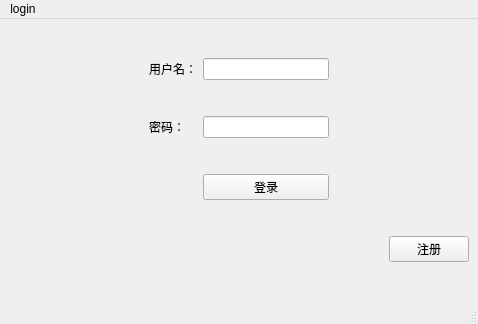
<?xml version="1.0" encoding="UTF-8"?>
<ui version="4.0">
 <class>login</class>
 <widget class="QMainWindow" name="login">
  <property name="geometry">
   <rect>
    <x>0</x>
    <y>0</y>
    <width>478</width>
    <height>324</height>
   </rect>
  </property>
  <property name="windowTitle">
   <string>MainWindow</string>
  </property>
  <widget class="QWidget" name="centralwidget">
   <layout class="QGridLayout" name="gridLayout">
    <item row="0" column="0">
     <spacer name="horizontalSpacer">
      <property name="orientation">
       <enum>Qt::Horizontal</enum>
      </property>
      <property name="sizeHint" stdset="0">
       <size>
        <width>136</width>
        <height>20</height>
       </size>
      </property>
     </spacer>
    </item>
    <item row="0" column="1">
     <widget class="QLabel" name="label">
      <property name="text">
       <string>用户名：</string>
      </property>
     </widget>
    </item>
    <item row="0" column="2">
     <widget class="QLineEdit" name="user_name"/>
    </item>
    <item row="0" column="3" colspan="2">
     <spacer name="horizontalSpacer_2">
      <property name="orientation">
       <enum>Qt::Horizontal</enum>
      </property>
      <property name="sizeHint" stdset="0">
       <size>
        <width>136</width>
        <height>20</height>
       </size>
      </property>
     </spacer>
    </item>
    <item row="1" column="0">
     <spacer name="horizontalSpacer_3">
      <property name="orientation">
       <enum>Qt::Horizontal</enum>
      </property>
      <property name="sizeHint" stdset="0">
       <size>
        <width>136</width>
        <height>20</height>
       </size>
      </property>
     </spacer>
    </item>
    <item row="1" column="1">
     <widget class="QLabel" name="label_2">
      <property name="text">
       <string>密码：</string>
      </property>
     </widget>
    </item>
    <item row="1" column="2">
     <widget class="QLineEdit" name="user_pwd"/>
    </item>
    <item row="1" column="3" colspan="2">
     <spacer name="horizontalSpacer_4">
      <property name="orientation">
       <enum>Qt::Horizontal</enum>
      </property>
      <property name="sizeHint" stdset="0">
       <size>
        <width>136</width>
        <height>20</height>
       </size>
      </property>
     </spacer>
    </item>
    <item row="2" column="0" colspan="2">
     <spacer name="horizontalSpacer_5">
      <property name="orientation">
       <enum>Qt::Horizontal</enum>
      </property>
      <property name="sizeHint" stdset="0">
       <size>
        <width>176</width>
        <height>20</height>
       </size>
      </property>
     </spacer>
    </item>
    <item row="2" column="2">
     <widget class="QPushButton" name="user_login">
      <property name="text">
       <string>登录</string>
      </property>
     </widget>
    </item>
    <item row="2" column="3" colspan="2">
     <spacer name="horizontalSpacer_6">
      <property name="orientation">
       <enum>Qt::Horizontal</enum>
      </property>
      <property name="sizeHint" stdset="0">
       <size>
        <width>136</width>
        <height>20</height>
       </size>
      </property>
     </spacer>
    </item>
    <item row="3" column="0" colspan="4">
     <spacer name="horizontalSpacer_7">
      <property name="orientation">
       <enum>Qt::Horizontal</enum>
      </property>
      <property name="sizeHint" stdset="0">
       <size>
        <width>379</width>
        <height>20</height>
       </size>
      </property>
     </spacer>
    </item>
    <item row="3" column="4">
     <widget class="QPushButton" name="user_add">
      <property name="text">
       <string>注册</string>
      </property>
     </widget>
    </item>
   </layout>
  </widget>
  <widget class="QMenuBar" name="menubar">
   <property name="geometry">
    <rect>
     <x>0</x>
     <y>0</y>
     <width>478</width>
     <height>17</height>
    </rect>
   </property>
   <widget class="QMenu" name="menulogin">
    <property name="title">
     <string>login</string>
    </property>
   </widget>
   <addaction name="menulogin"/>
  </widget>
  <widget class="QStatusBar" name="statusbar"/>
 </widget>
 <resources/>
 <connections/>
</ui>
